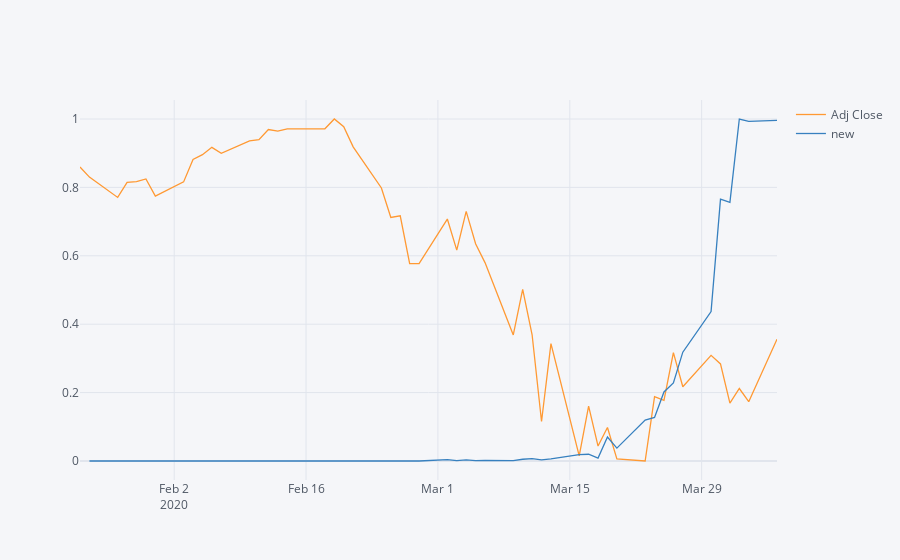

The code cell stored with this chart in its notebook:
### Code cell
#pre-processing on the Nasdaq data and merge with  the new deaths in  US
data_NSDQ = data_NSDQ[['Date','Adj Close']]
data_NSDQ.index = data_NSDQ['Date']
data_NSDQ = data_NSDQ[['Adj Close']]
merge_US = data_NSDQ.merge(deaths_US,left_index=True, right_index=True)

from sklearn import preprocessing
import scipy.stats as stats
min_max_scaler = preprocessing.MinMaxScaler()

#scale the data
merge_US['Adj Close'] = min_max_scaler.fit_transform(merge_US[['Adj Close']].values)
merge_US['new'] = min_max_scaler.fit_transform(merge_US[['new']].values)

#plot with plotly
merge_US.iplot()

### Figure 1 — Plotly figure (JSON) as saved in the notebook; plotly's stock layout.template omitted (floating-point values rounded to 4 significant figures)
{"data": [{"line": {"color": "rgba(255, 153, 51, 1.0)", "dash": "solid", "shape": "linear", "width": 1.3}, "mode": "lines", "name": "Adj Close", "text": "", "type": "scatter", "x": ["2020-01-23", "2020-01-24", "2020-01-27", "2020-01-28", "2020-01-29", "2020-01-30", "2020-01-31", "2020-02-03", "2020-02-04", "2020-02-05", "2020-02-06", "2020-02-07", "2020-02-10", "2020-02-11", "2020-02-12", "2020-02-13", "2020-02-14", "2020-02-18", "2020-02-19", "2020-02-20", "2020-02-21", "2020-02-24", "2020-02-25", "2020-02-26", "2020-02-27", "2020-02-28", "2020-03-02", "2020-03-03", "2020-03-04", "2020-03-05", "2020-03-06", "2020-03-09", "2020-03-10", "2020-03-11", "2020-03-12", "2020-03-13", "2020-03-16", "2020-03-17", "2020-03-18", "2020-03-19", "2020-03-20", "2020-03-23", "2020-03-24", "2020-03-25", "2020-03-26", "2020-03-27", "2020-03-30", "2020-03-31", "2020-04-01", "2020-04-02", "2020-04-03", "2020-04-06"], "y": [0.8597, 0.8301, 0.7707, 0.8148, 0.8167, 0.8247, 0.7747, 0.8161, 0.8819, 0.8957, 0.9171, 0.8997, 0.9361, 0.9397, 0.9691, 0.9644, 0.9709, 0.9714, 1, 0.9776, 0.9186, 0.7984, 0.712, 0.7171, 0.577, 0.5773, 0.7074, 0.6167, 0.7297, 0.6352, 0.5801, 0.3687, 0.5018, 0.3691, 0.1154, 0.343, 0.01486, 0.1604, 0.04369, 0.09806, 0.006376, 0, 0.1885, 0.1771, 0.3169, 0.217, 0.309, 0.2839, 0.1691, 0.212, 0.1733, 0.356]}, {"line": {"color": "rgba(55, 128, 191, 1.0)", "dash": "solid", "shape": "linear", "width": 1.3}, "mode": "lines", "name": "new", "text": "", "type": "scatter", "x": ["2020-01-23", "2020-01-24", "2020-01-27", "2020-01-28", "2020-01-29", "2020-01-30", "2020-01-31", "2020-02-03", "2020-02-04", "2020-02-05", "2020-02-06", "2020-02-07", "2020-02-10", "2020-02-11", "2020-02-12", "2020-02-13", "2020-02-14", "2020-02-18", "2020-02-19", "2020-02-20", "2020-02-21", "2020-02-24", "2020-02-25", "2020-02-26", "2020-02-27", "2020-02-28", "2020-03-02", "2020-03-03", "2020-03-04", "2020-03-05", "2020-03-06", "2020-03-09", "2020-03-10", "2020-03-11", "2020-03-12", "2020-03-13", "2020-03-16", "2020-03-17", "2020-03-18", "2020-03-19", "2020-03-20", "2020-03-23", "2020-03-24", "2020-03-25", "2020-03-26", "2020-03-27", "2020-03-30", "2020-03-31", "2020-04-01", "2020-04-02", "2020-04-03", "2020-04-06"], "y": ["", 0, 0, 0, 0, 0, 0, 0, 0, 0, 0, 0, 0, 0, 0, 0, 0, 0, 0, 0, 0, 0, 0, 0, 0, 0, 0.004277, 0.0008554, 0.003422, 0.0008554, 0.001711, 0.0008554, 0.005133, 0.006843, 0.003422, 0.005988, 0.01882, 0.01967, 0.008554, 0.07015, 0.03764, 0.1198, 0.1275, 0.2019, 0.2284, 0.3182, 0.4371, 0.7656, 0.7562, 1, 0.9932, 0.9957]}], "layout": {"legend": {"bgcolor": "#F5F6F9", "font": {"color": "#4D5663"}}, "paper_bgcolor": "#F5F6F9", "plot_bgcolor": "#F5F6F9", "title": {"font": {"color": "#4D5663"}}, "xaxis": {"gridcolor": "#E1E5ED", "showgrid": true, "tickfont": {"color": "#4D5663"}, "title": {"font": {"color": "#4D5663"}, "text": ""}, "zerolinecolor": "#E1E5ED"}, "yaxis": {"gridcolor": "#E1E5ED", "showgrid": true, "tickfont": {"color": "#4D5663"}, "title": {"font": {"color": "#4D5663"}, "text": ""}, "zerolinecolor": "#E1E5ED"}}}
